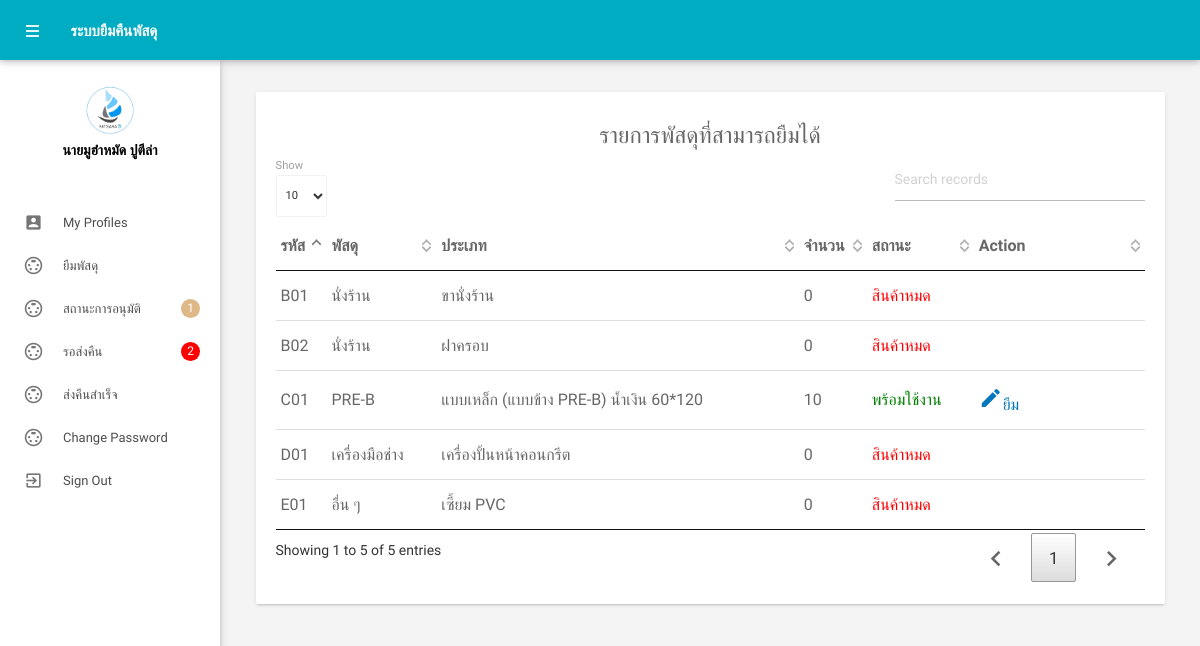
/listpercel.php (signed in), run on the app's committed database.
### tables this page shows
CREATE TABLE `tblemployees` (
  `id` int(11) NOT NULL,
  `FirstName` varchar(150) NOT NULL,
  `LastName` varchar(150) NOT NULL,
  `EmailId` varchar(200) NOT NULL,
  `Password` varchar(180) NOT NULL,
  `Gender` varchar(100) NOT NULL,
  `Address` varchar(255) NOT NULL,
  `Phonenumber` char(11) NOT NULL,
  `RegDate` timestamp NOT NULL DEFAULT current_timestamp()
);

CREATE TABLE `tbtypepercel` (
  `TypePercelIdAuto` int(8) NOT NULL,
  `TypePercelId` varchar(15) NOT NULL,
  `TypePercelName` varchar(255) NOT NULL,
  `typePercelAmount` int(11) NOT NULL,
  `PercelIdAuto` int(11) NOT NULL
);

CREATE TABLE `tbpercel` (
  `PercelName` varchar(80) NOT NULL,
  `PercelIdAuto` int(4) NOT NULL,
  `PercelId` varchar(15) NOT NULL
);

### listpercel.php (the view, shortened to what this page needs)
<?php
include('includes/config.php');
?>
<!DOCTYPE html>
<html lang="en">
<head>
    <link type="text/css" rel="stylesheet" href="assets/plugins/materialize/css/materialize.min.css" />
    <link href="assets/plugins/material-preloader/css/materialPreloader.min.css" rel="stylesheet">
    <link href="assets/css/alpha.min.css" rel="stylesheet" type="text/css" />
    <link href="assets/css/custom.css" rel="stylesheet" type="text/css" />
    <link href="assets/plugins/datatables/css/jquery.dataTables.min.css" rel="stylesheet">
</head>
<body>
    <?php include('includes/header.php'); ?>
    <?php include('includes/sidebar.php'); ?>
    <main class="mn-inner">
        <div class="row">
            <div class="col s12 m12 l12">
                <div class="card">
                    <div class="card-content">
                        <h5 style="text-align:center;">รายการพัสดุที่สามารถยืมได้</h5>
                        <table id="example" class="display responsive-table">
                            <thead>
                                <tr>
                                    <th>รหัส</th>
                                    <th>พัสดุ</th>
                                    <th>ประเภท</th>
                                    <th>จำนวน</th>
                                    <th>สถานะ</th>
                                    <th>Action</th>
                                </tr>
                            </thead>
                            <tbody>
                                <?php $sql = "SELECT a.typePercelAmount,a.TypePercelName,a.TypePercelIdAuto,a.TypePercelId,b.PercelName FROM tbtypepercel as a INNER JOIN tbpercel as b ON a.PercelIdAuto = b.PercelIdAuto;";
                                $query = $dbh->prepare($sql);
                                $query->execute();
                                $results = $query->fetchAll(PDO::FETCH_OBJ);
                                if ($query->rowCount() > 0) {
                                    foreach ($results as $result) {               ?>
                                        <tr>
                                            <td> <?php echo htmlentities($result->TypePercelId); ?></td>
                                            <td><?php echo htmlentities($result->PercelName); ?></td>
                                            <td><?php echo htmlentities($result->TypePercelName); ?></td>
                                            <td><?php echo htmlentities($result->typePercelAmount); ?></td>
                                            <td><?php
                                                if ($result->typePercelAmount == 0) { ?>
                                                    <span style="color:red;">สินค้าหมด</span>
                                                <?php  } else { ?>
                                                    <span style="color:green;">พร้อมใช้งาน</span>
                                                <?php  }
                                                ?>
                                            </td>
                                            <td>
                                                <?php if ($result->typePercelAmount != 0) { ?>
                                                    <a href="borrowpercel.php?id=<?php echo $result->TypePercelIdAuto;  ?>"><i class="material-icons">mode_edit</i>ยืม</a>
                                                <?php } ?>
                                            </td>
                                        </tr>
                                <?php
                                    }
                                } ?>
                            </tbody>
                        </table>
                    </div>
                </div>
            </div>
        </div>
    </main>
    </div>
    <div class="left-sidebar-hover"></div>
</body>
</html>

### includes/sidebar.php (shortened to what this page needs)
<aside id="slide-out" class="side-nav white fixed">
    <div class="side-nav-wrapper">
        <div class="center">
            <div class="sidebar-profile">
                <div class="sidebar-profile-image">
                    <img src="assets/images/icon-company.jpg" class="circle" alt="">
                </div>
                <div class="sidebar-profile-info">
                    <?php
                       $eid = $_SESSION['eid'];
                       $sql = "SELECT FirstName,LastName from  tblemployees where id=:eid";
                       $query = $dbh->prepare($sql);
                       $query->bindParam(':eid', $eid, PDO::PARAM_STR);
                       $query->execute();
                       $results = $query->fetchAll(PDO::FETCH_OBJ);
                       if ($query->rowCount() > 0) {
                           foreach ($results as $result) {               ?>
                            <p><?php echo htmlentities($result->FirstName . " " . $result->LastName); ?></p>
                    <?php }
                       } ?>
                </div>
            </div>
        </div>
        <ul class="sidebar-menu collapsible collapsible-accordion" data-collapsible="accordion">
            <li class="no-padding"><a class="waves-effect waves-grey" href="myprofile.php"><i class="material-icons">account_box</i>My Profiles</a></li>
            <li class="no-padding"><a class="waves-effect waves-grey" href="listpercel.php"><i class="material-icons">settings_input_svideo</i>ยืมพัสดุ</a></li>
            <li class="no-padding"><a class="waves-effect waves-grey" href="listhistory.php"><i class="material-icons">settings_input_svideo</i>สถานะการอนุมัติ
            <?php
                       $id=$_SESSION['eid'];
                       $sqlCount2 = "SELECT COUNT(StatusBorrow) as StatusBorrow FROM tbborrow WHERE StatusBorrow = 1 AND BorrowAmount > 0 AND id=:id";
                       $queryCount2 = $dbh->prepare($sqlCount2);
                       $queryCount2->bindParam(':id', $id);
                       $queryCount2->execute();
                       $resultsCount2 = $queryCount2->fetch(PDO::FETCH_ASSOC);
                       if ($resultsCount2['StatusBorrow'] > 0) { ?>
                        <span style="border-radius: 50%; background-color:burlywood; color:white;" class="badge"><?php echo $resultsCount2['StatusBorrow']; ?></span>
                    <?php }
                       ?>
           </a></li>
            <li class="no-padding"><a class="waves-effect waves-grey" href="returnpercel.php"><i class="material-icons">settings_input_svideo</i>รอส่งคืน
                    <?php
                       $sqlCount1 = "SELECT COUNT(StatusBorrow) as StatusBorrow FROM tbborrow WHERE StatusBorrow = 2 AND BorrowAmount > 0 AND id=:id";
                       $queryCount1 = $dbh->prepare($sqlCount1);
                       $queryCount1->bindParam(':id', $id);
                       $queryCount1->execute();
                       $resultsCount1 = $queryCount1->fetch(PDO::FETCH_ASSOC);
                       if ($resultsCount1['StatusBorrow'] > 0) { ?>
                        <span style="border-radius: 50%; background-color:red; color:white;" class="badge"><?php echo $resultsCount1['StatusBorrow']; ?></span>
                    <?php }
                       ?>
                </a></li>
            <li class="no-padding"><a class="waves-effect waves-grey" href="returnpercellsuccess.php"><i class="material-icons">settings_input_svideo</i>ส่งคืนสำเร็จ</a></li>
            <li class="no-padding"><a class="waves-effect waves-grey" href="emp-changepassword.php"><i class="material-icons">settings_input_svideo</i>Change Password</a></li>
            <li class="no-padding">
                <a class="waves-effect waves-grey" onclick="return confirm('แน่ใจหรือไหมที่จะออกจากระบบ ?');" href="logout.php"><i class="material-icons">exit_to_app</i>Sign
                    Out</a>
            </li>
        </ul>
    </div>
</aside>

### listpercel.php (style rules this page uses)
body { font-family: 'IBM Plex Sans Thai Looped', sans-serif; }

### data on the page
tblemployees: FirstName+LastName "นายมูฮำหมัด ปูตีล่า"
tbtypepercel: TypePercelId "B01", PercelIdAuto.PercelName "นั่งร้าน", TypePercelName "ขานั่งร้าน", typePercelAmount "0", shows "สินค้าหมด"
tbtypepercel: TypePercelId "C01", PercelIdAuto.PercelName "PRE-B", TypePercelName "แบบเหล็ก (แบบข้าง PRE-B) น้ำเงิน 60*120", typePercelAmount "10", shows "พร้อมใช้งาน"
tbtypepercel: TypePercelId "D01", PercelIdAuto.PercelName "เครื่องมือช่าง", TypePercelName "เครื่องปั้นหน้าคอนกรีต", typePercelAmount "0", shows "สินค้าหมด"
tbtypepercel: TypePercelId "E01", PercelIdAuto.PercelName "อื่น ๆ", TypePercelName "เซี้ยม PVC", typePercelAmount "0", shows "สินค้าหมด"
tbtypepercel: TypePercelId "B02", PercelIdAuto.PercelName "นั่งร้าน", TypePercelName "ฝาครอบ", typePercelAmount "0", shows "สินค้าหมด"

### other printed values
$resultsCount2['StatusBorrow'] "1"
$resultsCount1['StatusBorrow'] "2"
